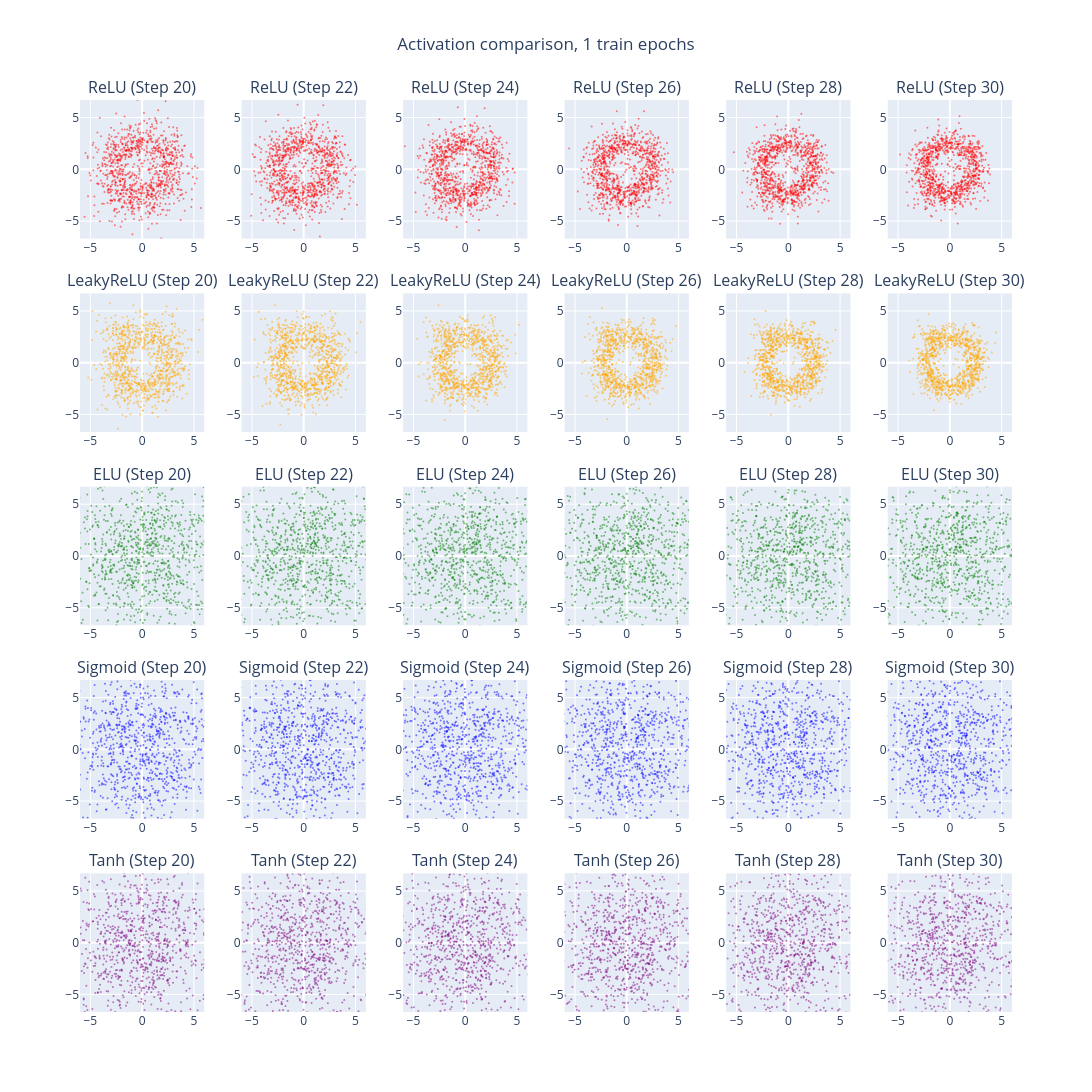

Notebook source saved alongside this figure:
### Markdown cell above
## Comparison of activations

### Code cell
activation_dict = {
    "ReLU": F.relu,
    "LeakyReLU": F.leaky_relu,
    "ELU": F.elu,
    "Sigmoid": torch.sigmoid,
    "Tanh": torch.tanh
}

num_layers = 3
hidden_dim = 128
sigma = 0.3
epochs = 30 if not test else 1
num_steps = 30#300
step_size = 0.01
monitored_steps = [20,22,24,26,28,30]#[1, 10, 20, 50, 100, 300]
results_archive = {}

for act_name, act_fn in activation_dict.items():
    print(f"Start training for {act_name}")
    model = ScoreMLPPoints(num_layers=num_layers, hidden_dim=hidden_dim, activation=act_fn).to(device)
    opt = optim.Adam(model.parameters(), lr=0.001)
    for epoch in range(epochs):
        model.train()
        epoch_loss = 0.0 
        num_batches = 0  
        for (xb,) in train_dl_circles:
            x_orig = xb.to(device)
            noise = torch.randn_like(x_orig)
            x_noisy = x_orig + sigma * noise
            noise_predicted = model(x_noisy)
            loss = F.mse_loss(noise_predicted, noise)
            loss.backward()
            opt.step()
            opt.zero_grad()
            epoch_loss += loss.item()
            num_batches += 1
        if (epoch + 1) % 10 == 0 or epoch == 0:
            print(f"Epoca {epoch+1:02d}/{epochs} | Loss Media: {epoch_loss / num_batches:.5f}")
            
    model.eval()
    x_langevin = torch.randn(1000, 2, device=device) * 4.0
    snapshots = {}
    with torch.no_grad():
        for k in range(num_steps):
            pred_noise = model(x_langevin)
            score = - pred_noise / sigma
            
            z = torch.randn_like(x_langevin)
            x_langevin = x_langevin + 0.5 * step_size * score + math.sqrt(step_size) * z
            
            current_step = k + 1
            if current_step in monitored_steps:
                snapshots[current_step] = x_langevin.cpu().numpy()
                
    results_archive[act_name] = snapshots

print("Final plot")

subplot_titles = []
for act_name in activation_dict.keys():
    for step in monitored_steps:
        subplot_titles.append(f"{act_name} (Step {step})")
        
fig = make_subplots(
    rows=len(activation_dict), 
    cols=len(monitored_steps), 
    subplot_titles=subplot_titles,
    vertical_spacing=0.06,
    horizontal_spacing=0.04
)
for row_idx, act_name in enumerate(activation_dict.keys()):
    snapshots = results_archive[act_name]
    for col_idx, step in enumerate(monitored_steps):
        points = snapshots[step]
        colors = ["red", "orange", "green", "blue", "purple"]
        current_color = colors[row_idx]
        fig.add_trace(
            go.Scatter(
                x=points[:, 0], y=points[:, 1],
                mode='markers',
                marker=dict(size=2, color=current_color, opacity=0.5),
                showlegend=False
            ),
            row=row_idx + 1, col=col_idx + 1
        )

fig.update_xaxes(range=[-6, 6])
fig.update_yaxes(range=[-6, 6])
fig.update_yaxes(scaleanchor="x", scaleratio=1)
fig.update_layout(
    title_text=f"Activation comparison, {epochs} train epochs",
    title_x=0.5,
    width=1400, 
    height=1200
)

fig.show()

### Figure 1 — Plotly figure (JSON) as saved in the notebook; plotly's stock layout.template omitted (floating-point values rounded to 4 significant figures; data arrays with more than 128 entries replaced by an {"elided": "..."} marker saying what was removed)
{"data": [{"marker": {"color": "red", "opacity": 0.5, "size": 2}, "mode": "markers", "showlegend": false, "type": "scatter", "x": {"elided": "1000 float values"}, "xaxis": "x", "y": {"elided": "1000 float values"}, "yaxis": "y"}, {"marker": {"color": "red", "opacity": 0.5, "size": 2}, "mode": "markers", "showlegend": false, "type": "scatter", "x": {"elided": "1000 float values"}, "xaxis": "x2", "y": {"elided": "1000 float values"}, "yaxis": "y2"}, {"marker": {"color": "red", "opacity": 0.5, "size": 2}, "mode": "markers", "showlegend": false, "type": "scatter", "x": {"elided": "1000 float values"}, "xaxis": "x3", "y": {"elided": "1000 float values"}, "yaxis": "y3"}, {"marker": {"color": "red", "opacity": 0.5, "size": 2}, "mode": "markers", "showlegend": false, "type": "scatter", "x": {"elided": "1000 float values"}, "xaxis": "x4", "y": {"elided": "1000 float values"}, "yaxis": "y4"}, {"marker": {"color": "red", "opacity": 0.5, "size": 2}, "mode": "markers", "showlegend": false, "type": "scatter", "x": {"elided": "1000 float values"}, "xaxis": "x5", "y": {"elided": "1000 float values"}, "yaxis": "y5"}, {"marker": {"color": "red", "opacity": 0.5, "size": 2}, "mode": "markers", "showlegend": false, "type": "scatter", "x": {"elided": "1000 float values"}, "xaxis": "x6", "y": {"elided": "1000 float values"}, "yaxis": "y6"}, {"marker": {"color": "orange", "opacity": 0.5, "size": 2}, "mode": "markers", "showlegend": false, "type": "scatter", "x": {"elided": "1000 float values"}, "xaxis": "x7", "y": {"elided": "1000 float values"}, "yaxis": "y7"}, {"marker": {"color": "orange", "opacity": 0.5, "size": 2}, "mode": "markers", "showlegend": false, "type": "scatter", "x": {"elided": "1000 float values"}, "xaxis": "x8", "y": {"elided": "1000 float values"}, "yaxis": "y8"}, {"marker": {"color": "orange", "opacity": 0.5, "size": 2}, "mode": "markers", "showlegend": false, "type": "scatter", "x": {"elided": "1000 float values"}, "xaxis": "x9", "y": {"elided": "1000 float values"}, "yaxis": "y9"}, {"marker": {"color": "orange", "opacity": 0.5, "size": 2}, "mode": "markers", "showlegend": false, "type": "scatter", "x": {"elided": "1000 float values"}, "xaxis": "x10", "y": {"elided": "1000 float values"}, "yaxis": "y10"}, {"marker": {"color": "orange", "opacity": 0.5, "size": 2}, "mode": "markers", "showlegend": false, "type": "scatter", "x": {"elided": "1000 float values"}, "xaxis": "x11", "y": {"elided": "1000 float values"}, "yaxis": "y11"}, {"marker": {"color": "orange", "opacity": 0.5, "size": 2}, "mode": "markers", "showlegend": false, "type": "scatter", "x": {"elided": "1000 float values"}, "xaxis": "x12", "y": {"elided": "1000 float values"}, "yaxis": "y12"}, {"marker": {"color": "green", "opacity": 0.5, "size": 2}, "mode": "markers", "showlegend": false, "type": "scatter", "x": {"elided": "1000 float values"}, "xaxis": "x13", "y": {"elided": "1000 float values"}, "yaxis": "y13"}, {"marker": {"color": "green", "opacity": 0.5, "size": 2}, "mode": "markers", "showlegend": false, "type": "scatter", "x": {"elided": "1000 float values"}, "xaxis": "x14", "y": {"elided": "1000 float values"}, "yaxis": "y14"}, {"marker": {"color": "green", "opacity": 0.5, "size": 2}, "mode": "markers", "showlegend": false, "type": "scatter", "x": {"elided": "1000 float values"}, "xaxis": "x15", "y": {"elided": "1000 float values"}, "yaxis": "y15"}, {"marker": {"color": "green", "opacity": 0.5, "size": 2}, "mode": "markers", "showlegend": false, "type": "scatter", "x": {"elided": "1000 float values"}, "xaxis": "x16", "y": {"elided": "1000 float values"}, "yaxis": "y16"}, {"marker": {"color": "green", "opacity": 0.5, "size": 2}, "mode": "markers", "showlegend": false, "type": "scatter", "x": {"elided": "1000 float values"}, "xaxis": "x17", "y": {"elided": "1000 float values"}, "yaxis": "y17"}, {"marker": {"color": "green", "opacity": 0.5, "size": 2}, "mode": "markers", "showlegend": false, "type": "scatter", "x": {"elided": "1000 float values"}, "xaxis": "x18", "y": {"elided": "1000 float values"}, "yaxis": "y18"}, {"marker": {"color": "blue", "opacity": 0.5, "size": 2}, "mode": "markers", "showlegend": false, "type": "scatter", "x": {"elided": "1000 float values"}, "xaxis": "x19", "y": {"elided": "1000 float values"}, "yaxis": "y19"}, {"marker": {"color": "blue", "opacity": 0.5, "size": 2}, "mode": "markers", "showlegend": false, "type": "scatter", "x": {"elided": "1000 float values"}, "xaxis": "x20", "y": {"elided": "1000 float values"}, "yaxis": "y20"}, {"marker": {"color": "blue", "opacity": 0.5, "size": 2}, "mode": "markers", "showlegend": false, "type": "scatter", "x": {"elided": "1000 float values"}, "xaxis": "x21", "y": {"elided": "1000 float values"}, "yaxis": "y21"}, {"marker": {"color": "blue", "opacity": 0.5, "size": 2}, "mode": "markers", "showlegend": false, "type": "scatter", "x": {"elided": "1000 float values"}, "xaxis": "x22", "y": {"elided": "1000 float values"}, "yaxis": "y22"}, {"marker": {"color": "blue", "opacity": 0.5, "size": 2}, "mode": "markers", "showlegend": false, "type": "scatter", "x": {"elided": "1000 float values"}, "xaxis": "x23", "y": {"elided": "1000 float values"}, "yaxis": "y23"}, {"marker": {"color": "blue", "opacity": 0.5, "size": 2}, "mode": "markers", "showlegend": false, "type": "scatter", "x": {"elided": "1000 float values"}, "xaxis": "x24", "y": {"elided": "1000 float values"}, "yaxis": "y24"}, {"marker": {"color": "purple", "opacity": 0.5, "size": 2}, "mode": "markers", "showlegend": false, "type": "scatter", "x": {"elided": "1000 float values"}, "xaxis": "x25", "y": {"elided": "1000 float values"}, "yaxis": "y25"}, {"marker": {"color": "purple", "opacity": 0.5, "size": 2}, "mode": "markers", "showlegend": false, "type": "scatter", "x": {"elided": "1000 float values"}, "xaxis": "x26", "y": {"elided": "1000 float values"}, "yaxis": "y26"}, {"marker": {"color": "purple", "opacity": 0.5, "size": 2}, "mode": "markers", "showlegend": false, "type": "scatter", "x": {"elided": "1000 float values"}, "xaxis": "x27", "y": {"elided": "1000 float values"}, "yaxis": "y27"}, {"marker": {"color": "purple", "opacity": 0.5, "size": 2}, "mode": "markers", "showlegend": false, "type": "scatter", "x": {"elided": "1000 float values"}, "xaxis": "x28", "y": {"elided": "1000 float values"}, "yaxis": "y28"}, {"marker": {"color": "purple", "opacity": 0.5, "size": 2}, "mode": "markers", "showlegend": false, "type": "scatter", "x": {"elided": "1000 float values"}, "xaxis": "x29", "y": {"elided": "1000 float values"}, "yaxis": "y29"}, {"marker": {"color": "purple", "opacity": 0.5, "size": 2}, "mode": "markers", "showlegend": false, "type": "scatter", "x": {"elided": "1000 float values"}, "xaxis": "x30", "y": {"elided": "1000 float values"}, "yaxis": "y30"}], "layout": {"annotations": [{"font": {"size": 16}, "showarrow": false, "text": "ReLU (Step 20)", "x": 0.06667, "xanchor": "center", "xref": "paper", "y": 1, "yanchor": "bottom", "yref": "paper"}, {"font": {"size": 16}, "showarrow": false, "text": "ReLU (Step 22)", "x": 0.24, "xanchor": "center", "xref": "paper", "y": 1, "yanchor": "bottom", "yref": "paper"}, {"font": {"size": 16}, "showarrow": false, "text": "ReLU (Step 24)", "x": 0.4133, "xanchor": "center", "xref": "paper", "y": 1, "yanchor": "bottom", "yref": "paper"}, {"font": {"size": 16}, "showarrow": false, "text": "ReLU (Step 26)", "x": 0.5867, "xanchor": "center", "xref": "paper", "y": 1, "yanchor": "bottom", "yref": "paper"}, {"font": {"size": 16}, "showarrow": false, "text": "ReLU (Step 28)", "x": 0.76, "xanchor": "center", "xref": "paper", "y": 1, "yanchor": "bottom", "yref": "paper"}, {"font": {"size": 16}, "showarrow": false, "text": "ReLU (Step 30)", "x": 0.9333, "xanchor": "center", "xref": "paper", "y": 1, "yanchor": "bottom", "yref": "paper"}, {"font": {"size": 16}, "showarrow": false, "text": "LeakyReLU (Step 20)", "x": 0.06667, "xanchor": "center", "xref": "paper", "y": 0.788, "yanchor": "bottom", "yref": "paper"}, {"font": {"size": 16}, "showarrow": false, "text": "LeakyReLU (Step 22)", "x": 0.24, "xanchor": "center", "xref": "paper", "y": 0.788, "yanchor": "bottom", "yref": "paper"}, {"font": {"size": 16}, "showarrow": false, "text": "LeakyReLU (Step 24)", "x": 0.4133, "xanchor": "center", "xref": "paper", "y": 0.788, "yanchor": "bottom", "yref": "paper"}, {"font": {"size": 16}, "showarrow": false, "text": "LeakyReLU (Step 26)", "x": 0.5867, "xanchor": "center", "xref": "paper", "y": 0.788, "yanchor": "bottom", "yref": "paper"}, {"font": {"size": 16}, "showarrow": false, "text": "LeakyReLU (Step 28)", "x": 0.76, "xanchor": "center", "xref": "paper", "y": 0.788, "yanchor": "bottom", "yref": "paper"}, {"font": {"size": 16}, "showarrow": false, "text": "LeakyReLU (Step 30)", "x": 0.9333, "xanchor": "center", "xref": "paper", "y": 0.788, "yanchor": "bottom", "yref": "paper"}, {"font": {"size": 16}, "showarrow": false, "text": "ELU (Step 20)", "x": 0.06667, "xanchor": "center", "xref": "paper", "y": 0.576, "yanchor": "bottom", "yref": "paper"}, {"font": {"size": 16}, "showarrow": false, "text": "ELU (Step 22)", "x": 0.24, "xanchor": "center", "xref": "paper", "y": 0.576, "yanchor": "bottom", "yref": "paper"}, {"font": {"size": 16}, "showarrow": false, "text": "ELU (Step 24)", "x": 0.4133, "xanchor": "center", "xref": "paper", "y": 0.576, "yanchor": "bottom", "yref": "paper"}, {"font": {"size": 16}, "showarrow": false, "text": "ELU (Step 26)", "x": 0.5867, "xanchor": "center", "xref": "paper", "y": 0.576, "yanchor": "bottom", "yref": "paper"}, {"font": {"size": 16}, "showarrow": false, "text": "ELU (Step 28)", "x": 0.76, "xanchor": "center", "xref": "paper", "y": 0.576, "yanchor": "bottom", "yref": "paper"}, {"font": {"size": 16}, "showarrow": false, "text": "ELU (Step 30)", "x": 0.9333, "xanchor": "center", "xref": "paper", "y": 0.576, "yanchor": "bottom", "yref": "paper"}, {"font": {"size": 16}, "showarrow": false, "text": "Sigmoid (Step 20)", "x": 0.06667, "xanchor": "center", "xref": "paper", "y": 0.364, "yanchor": "bottom", "yref": "paper"}, {"font": {"size": 16}, "showarrow": false, "text": "Sigmoid (Step 22)", "x": 0.24, "xanchor": "center", "xref": "paper", "y": 0.364, "yanchor": "bottom", "yref": "paper"}, {"font": {"size": 16}, "showarrow": false, "text": "Sigmoid (Step 24)", "x": 0.4133, "xanchor": "center", "xref": "paper", "y": 0.364, "yanchor": "bottom", "yref": "paper"}, {"font": {"size": 16}, "showarrow": false, "text": "Sigmoid (Step 26)", "x": 0.5867, "xanchor": "center", "xref": "paper", "y": 0.364, "yanchor": "bottom", "yref": "paper"}, {"font": {"size": 16}, "showarrow": false, "text": "Sigmoid (Step 28)", "x": 0.76, "xanchor": "center", "xref": "paper", "y": 0.364, "yanchor": "bottom", "yref": "paper"}, {"font": {"size": 16}, "showarrow": false, "text": "Sigmoid (Step 30)", "x": 0.9333, "xanchor": "center", "xref": "paper", "y": 0.364, "yanchor": "bottom", "yref": "paper"}, {"font": {"size": 16}, "showarrow": false, "text": "Tanh (Step 20)", "x": 0.06667, "xanchor": "center", "xref": "paper", "y": 0.152, "yanchor": "bottom", "yref": "paper"}, {"font": {"size": 16}, "showarrow": false, "text": "Tanh (Step 22)", "x": 0.24, "xanchor": "center", "xref": "paper", "y": 0.152, "yanchor": "bottom", "yref": "paper"}, {"font": {"size": 16}, "showarrow": false, "text": "Tanh (Step 24)", "x": 0.4133, "xanchor": "center", "xref": "paper", "y": 0.152, "yanchor": "bottom", "yref": "paper"}, {"font": {"size": 16}, "showarrow": false, "text": "Tanh (Step 26)", "x": 0.5867, "xanchor": "center", "xref": "paper", "y": 0.152, "yanchor": "bottom", "yref": "paper"}, {"font": {"size": 16}, "showarrow": false, "text": "Tanh (Step 28)", "x": 0.76, "xanchor": "center", "xref": "paper", "y": 0.152, "yanchor": "bottom", "yref": "paper"}, {"font": {"size": 16}, "showarrow": false, "text": "Tanh (Step 30)", "x": 0.9333, "xanchor": "center", "xref": "paper", "y": 0.152, "yanchor": "bottom", "yref": "paper"}], "height": 1200, "title": {"text": "Activation comparison, 1 train epochs", "x": 0.5}, "width": 1400, "xaxis": {"anchor": "y", "domain": [0, 0.1333], "range": [-6, 6]}, "xaxis10": {"anchor": "y10", "domain": [0.52, 0.6533], "range": [-6, 6]}, "xaxis11": {"anchor": "y11", "domain": [0.6933, 0.8267], "range": [-6, 6]}, "xaxis12": {"anchor": "y12", "domain": [0.8667, 1], "range": [-6, 6]}, "xaxis13": {"anchor": "y13", "domain": [0, 0.1333], "range": [-6, 6]}, "xaxis14": {"anchor": "y14", "domain": [0.1733, 0.3067], "range": [-6, 6]}, "xaxis15": {"anchor": "y15", "domain": [0.3467, 0.48], "range": [-6, 6]}, "xaxis16": {"anchor": "y16", "domain": [0.52, 0.6533], "range": [-6, 6]}, "xaxis17": {"anchor": "y17", "domain": [0.6933, 0.8267], "range": [-6, 6]}, "xaxis18": {"anchor": "y18", "domain": [0.8667, 1], "range": [-6, 6]}, "xaxis19": {"anchor": "y19", "domain": [0, 0.1333], "range": [-6, 6]}, "xaxis2": {"anchor": "y2", "domain": [0.1733, 0.3067], "range": [-6, 6]}, "xaxis20": {"anchor": "y20", "domain": [0.1733, 0.3067], "range": [-6, 6]}, "xaxis21": {"anchor": "y21", "domain": [0.3467, 0.48], "range": [-6, 6]}, "xaxis22": {"anchor": "y22", "domain": [0.52, 0.6533], "range": [-6, 6]}, "xaxis23": {"anchor": "y23", "domain": [0.6933, 0.8267], "range": [-6, 6]}, "xaxis24": {"anchor": "y24", "domain": [0.8667, 1], "range": [-6, 6]}, "xaxis25": {"anchor": "y25", "domain": [0, 0.1333], "range": [-6, 6]}, "xaxis26": {"anchor": "y26", "domain": [0.1733, 0.3067], "range": [-6, 6]}, "xaxis27": {"anchor": "y27", "domain": [0.3467, 0.48], "range": [-6, 6]}, "xaxis28": {"anchor": "y28", "domain": [0.52, 0.6533], "range": [-6, 6]}, "xaxis29": {"anchor": "y29", "domain": [0.6933, 0.8267], "range": [-6, 6]}, "xaxis3": {"anchor": "y3", "domain": [0.3467, 0.48], "range": [-6, 6]}, "xaxis30": {"anchor": "y30", "domain": [0.8667, 1], "range": [-6, 6]}, "xaxis4": {"anchor": "y4", "domain": [0.52, 0.6533], "range": [-6, 6]}, "xaxis5": {"anchor": "y5", "domain": [0.6933, 0.8267], "range": [-6, 6]}, "xaxis6": {"anchor": "y6", "domain": [0.8667, 1], "range": [-6, 6]}, "xaxis7": {"anchor": "y7", "domain": [0, 0.1333], "range": [-6, 6]}, "xaxis8": {"anchor": "y8", "domain": [0.1733, 0.3067], "range": [-6, 6]}, "xaxis9": {"anchor": "y9", "domain": [0.3467, 0.48], "range": [-6, 6]}, "yaxis": {"anchor": "x", "domain": [0.848, 1], "range": [-6, 6], "scaleanchor": "x", "scaleratio": 1}, "yaxis10": {"anchor": "x10", "domain": [0.636, 0.788], "range": [-6, 6], "scaleanchor": "x", "scaleratio": 1}, "yaxis11": {"anchor": "x11", "domain": [0.636, 0.788], "range": [-6, 6], "scaleanchor": "x", "scaleratio": 1}, "yaxis12": {"anchor": "x12", "domain": [0.636, 0.788], "range": [-6, 6], "scaleanchor": "x", "scaleratio": 1}, "yaxis13": {"anchor": "x13", "domain": [0.424, 0.576], "range": [-6, 6], "scaleanchor": "x", "scaleratio": 1}, "yaxis14": {"anchor": "x14", "domain": [0.424, 0.576], "range": [-6, 6], "scaleanchor": "x", "scaleratio": 1}, "yaxis15": {"anchor": "x15", "domain": [0.424, 0.576], "range": [-6, 6], "scaleanchor": "x", "scaleratio": 1}, "yaxis16": {"anchor": "x16", "domain": [0.424, 0.576], "range": [-6, 6], "scaleanchor": "x", "scaleratio": 1}, "yaxis17": {"anchor": "x17", "domain": [0.424, 0.576], "range": [-6, 6], "scaleanchor": "x", "scaleratio": 1}, "yaxis18": {"anchor": "x18", "domain": [0.424, 0.576], "range": [-6, 6], "scaleanchor": "x", "scaleratio": 1}, "yaxis19": {"anchor": "x19", "domain": [0.212, 0.364], "range": [-6, 6], "scaleanchor": "x", "scaleratio": 1}, "yaxis2": {"anchor": "x2", "domain": [0.848, 1], "range": [-6, 6], "scaleanchor": "x", "scaleratio": 1}, "yaxis20": {"anchor": "x20", "domain": [0.212, 0.364], "range": [-6, 6], "scaleanchor": "x", "scaleratio": 1}, "yaxis21": {"anchor": "x21", "domain": [0.212, 0.364], "range": [-6, 6], "scaleanchor": "x", "scaleratio": 1}, "yaxis22": {"anchor": "x22", "domain": [0.212, 0.364], "range": [-6, 6], "scaleanchor": "x", "scaleratio": 1}, "yaxis23": {"anchor": "x23", "domain": [0.212, 0.364], "range": [-6, 6], "scaleanchor": "x", "scaleratio": 1}, "yaxis24": {"anchor": "x24", "domain": [0.212, 0.364], "range": [-6, 6], "scaleanchor": "x", "scaleratio": 1}, "yaxis25": {"anchor": "x25", "domain": [0, 0.152], "range": [-6, 6], "scaleanchor": "x", "scaleratio": 1}, "yaxis26": {"anchor": "x26", "domain": [0, 0.152], "range": [-6, 6], "scaleanchor": "x", "scaleratio": 1}, "yaxis27": {"anchor": "x27", "domain": [0, 0.152], "range": [-6, 6], "scaleanchor": "x", "scaleratio": 1}, "yaxis28": {"anchor": "x28", "domain": [0, 0.152], "range": [-6, 6], "scaleanchor": "x", "scaleratio": 1}, "yaxis29": {"anchor": "x29", "domain": [0, 0.152], "range": [-6, 6], "scaleanchor": "x", "scaleratio": 1}, "yaxis3": {"anchor": "x3", "domain": [0.848, 1], "range": [-6, 6], "scaleanchor": "x", "scaleratio": 1}, "yaxis30": {"anchor": "x30", "domain": [0, 0.152], "range": [-6, 6], "scaleanchor": "x", "scaleratio": 1}, "yaxis4": {"anchor": "x4", "domain": [0.848, 1], "range": [-6, 6], "scaleanchor": "x", "scaleratio": 1}, "yaxis5": {"anchor": "x5", "domain": [0.848, 1], "range": [-6, 6], "scaleanchor": "x", "scaleratio": 1}, "yaxis6": {"anchor": "x6", "domain": [0.848, 1], "range": [-6, 6], "scaleanchor": "x", "scaleratio": 1}, "yaxis7": {"anchor": "x7", "domain": [0.636, 0.788], "range": [-6, 6], "scaleanchor": "x", "scaleratio": 1}, "yaxis8": {"anchor": "x8", "domain": [0.636, 0.788], "range": [-6, 6], "scaleanchor": "x", "scaleratio": 1}, "yaxis9": {"anchor": "x9", "domain": [0.636, 0.788], "range": [-6, 6], "scaleanchor": "x", "scaleratio": 1}}}
